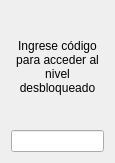
<?xml version="1.0" encoding="UTF-8"?>
<ui version="4.0">
 <class>Load</class>
 <widget class="QDialog" name="Load">
  <property name="geometry">
   <rect>
    <x>0</x>
    <y>0</y>
    <width>115</width>
    <height>163</height>
   </rect>
  </property>
  <property name="windowTitle">
   <string>Dialog</string>
  </property>
  <layout class="QVBoxLayout" name="verticalLayout">
   <item>
    <widget class="QLabel" name="mensaje">
     <property name="text">
      <string>&lt;html&gt;&lt;head/&gt;&lt;body&gt;&lt;p align=&quot;center&quot;&gt;Ingrese código para acceder al nivel desbloqueado&lt;/p&gt;&lt;/body&gt;&lt;/html&gt;</string>
     </property>
     <property name="wordWrap">
      <bool>true</bool>
     </property>
    </widget>
   </item>
   <item>
    <widget class="QLineEdit" name="clave">
     <property name="echoMode">
      <enum>QLineEdit::Normal</enum>
     </property>
    </widget>
   </item>
  </layout>
 </widget>
 <resources/>
 <connections/>
</ui>
